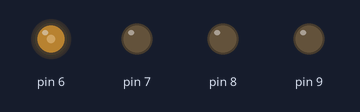
A sketch run on a simulated Arduino Uno, built with avr-gcc and run on an emulated ATmega328P. Shown: output pins drawn as LEDs (lit = HIGH).

Above: at 0.1 s.
Timing chart, 0 to 1.6 s (numbered marks = the images above):
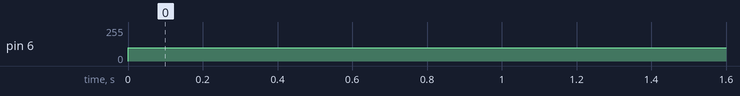

Measured:
- by itself, pin 6: 0/255 → 100/255 at 0.00 s

The sketch:

DC_motors.ino
```cpp
void setup() {
  // put your setup code here, to run once:


pinMode(6,OUTPUT);
pinMode(7,OUTPUT);
pinMode(8,OUTPUT);
pinMode(9,OUTPUT);
}

void loop() {
  // put your main code here, to run repeatedly:

forward();
}

void forward()
{
analogWrite(6,100); // The speed value of the left motor//
analogWrite(7,0);

analogWrite(8,100); //The speed value of the right motor//
analogWrite(9,0);
}
```
